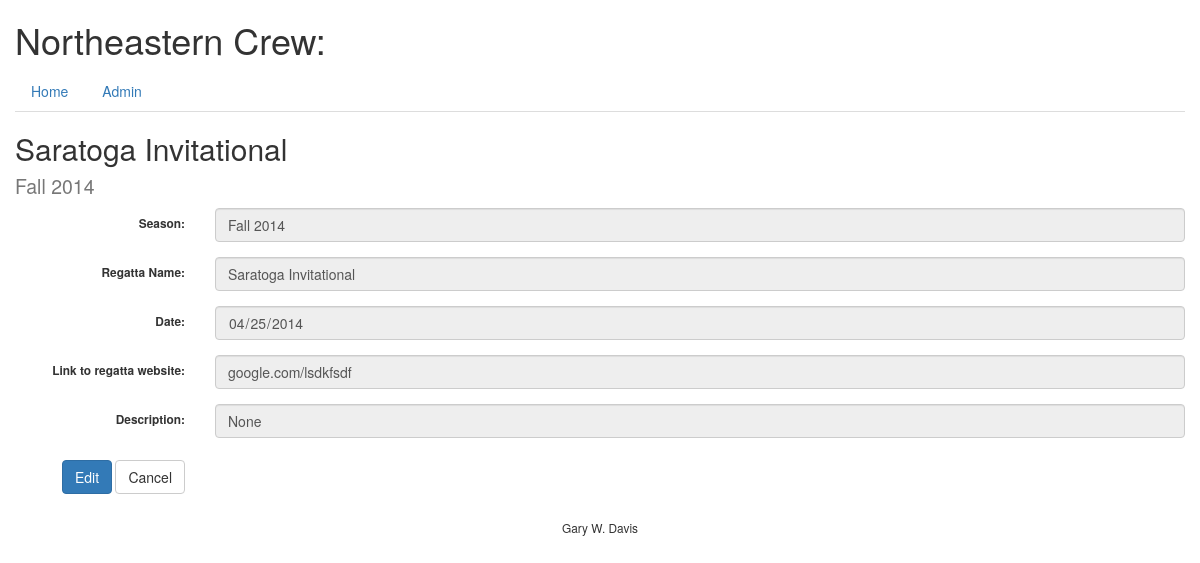
Screenshot of /regatta/1/ with the database file from the repository.
### database_setup.py (models this page shows, shortened)
class Regattas(Base):
    __tablename__ = 'regattas'
    id = Column(Integer, primary_key=True)
    name = Column(String(250), nullable=False)
    season_id = Column(Integer, ForeignKey('seasons.id'), nullable=False)
    date = Column(DateTime)
    description = Column(String(250))
    weblink = Column(String(250))
    rower = relationship('Rowers', secondary='rowerregattas')
    season = relationship('Seasons')

class Seasons(Base):
    __tablename__ = 'seasons'
    id = Column(Integer, primary_key=True)
    name = Column(String(30), unique=True, nullable=False)
    short = Column(String(15), unique=True)
    description = Column(String(120))
    rower = relationship('Rowers', secondary='rowerseasons')

### rowing.py (the view)
@app.route('/regatta/<regatta_id>/')
def showRegatta(regatta_id):
    regatta = db_helper.get_regatta_from_regatta_id(regatta_id)
    return render_template('regatta.html', regatta=regatta)

### db_helper.py (called while the page is built)
def get_regatta_from_regatta_id(regatta_id):
    return session.query(Regattas).get(regatta_id)

### templates/regatta.html
{% extends "base.html" %}
{% block content %}
<h2>{{regatta.name}}<br><small>{{regatta.season.name}}</h2>
<form class="form-horizontal" action="{{ url_for('editRegatta', regatta_id=regatta.id)}}" method = 'get'>
	<div class='form-group'>
    <label for="inputSeason" class="control-label col-xs-2">Season:</label>
    <div class="col-xs-10">
    	<input type='text' class="form-control" id="inputSeason" name='season_id' value='{{regatta.season.name}}' disabled="">
    </div>
  </div>
	<div class='form-group'>
    <label for="inputName" class="control-label col-xs-2">Regatta Name:</label>
    <div class="col-xs-10">
      <input type='text' class="form-control" id="inputName" name='name' value='{{regatta.name}}' disabled="">
    </div>
  </div>
	<div class='form-group'>
    <label for="inputDate" class="control-label col-xs-2">Date:</label>
    <div class="col-xs-10">
      <input type=date class="form-control" id="inputDate" name='date' value={{regatta.date.strftime('%Y-%m-%d')}} disabled="">
    </div>
  </div>
	<div class='form-group'>
    <label for="inputLink" class="control-label col-xs-2">Link to regatta website:</label>
    <div class="col-xs-10">
      <input type='text' class="form-control" id="inputLink" name='weblink' value='{{regatta.weblink}}' disabled="">
    </div>
  </div>
  <div class='form-group'>
    <label for="inputDescr" class="control-label col-xs-2">Description:</label>
    <div class="col-xs-10">
      <input type='text' class="form-control" id="inputDescr" name='description' value='{{regatta.description}}' disabled="">
    </div>
  </div>
  <div class='form-group'>
    <div class="control-label col-xs-2">
      <a class="btn btn-primary" href='{{url_for('editRegatta', regatta_id=regatta.id)}}' role="button">Edit</a>
      <a class="btn btn-default" onclick="goBack()" role="button">Cancel</a>
    </div>
  </div>
</form>
{% endblock %}

### rows the page displays
Regattas: name "Saratoga Invitational", date "04/25/2014", weblink "google.com/lsdkfsdf", description "None"
Seasons: season.name "Fall 2014", season_id "Fall 2014"
